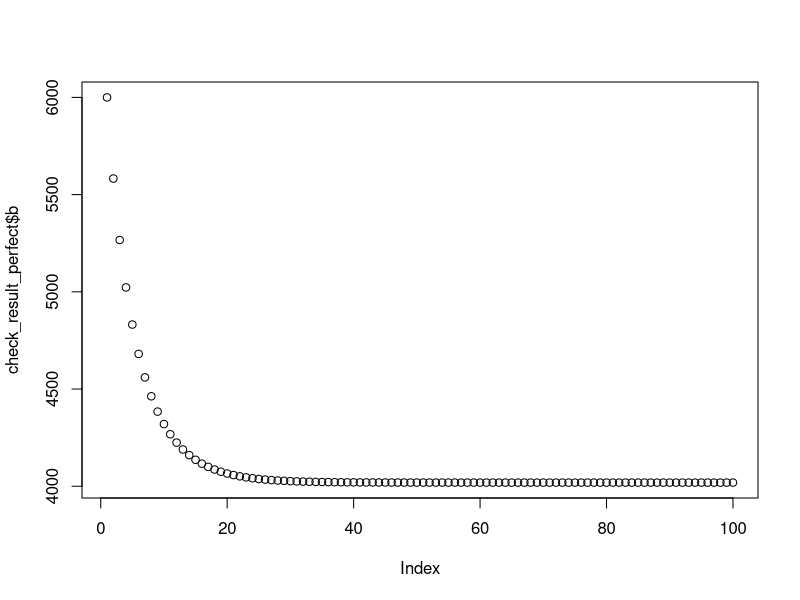
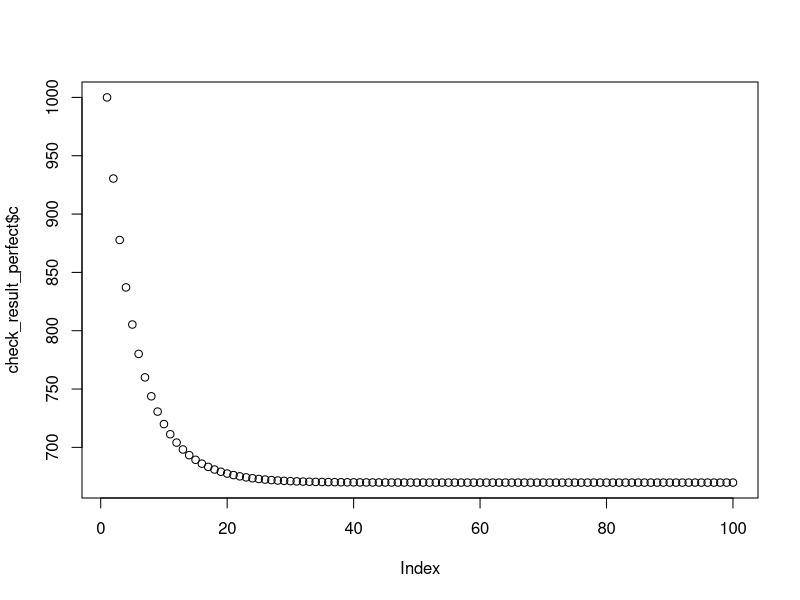

Write the R code that produced these figures, in order.
## ---- chunk 1
knitr::opts_chunk$set(echo = TRUE)
library(tidyverse)
## ---- chunk 2

sim_perfect <- function(b, r, p, k, years){
  
  results <- data.frame(
    b = rep(NA, years), c = rep(NA, years), 
    year = 1:years) #Setup the results dataframe 
  
  #Set the initial result for the outputs in year 1
  results$b[1] = b
  fmsy <- r * (1 / (1+p)) #calculate Fmsy 
  results$c[1] = fmsy * results$b[1] #calculate catch in year one based on f_msy
  
  ## Loop the model over the specified number of years
  for (t in 2:years) {

    results$b[t] = results$b[t-1] + (r / p)*results$b[t-1]*(1 - ((results$b[t-1]/k) ^ p))-results$c[t-1]
    results$c[t] = fmsy * results$b[t]

}
  return(results)
}
## ---- chunk 3

check_result_perfect <- sim_perfect(b=6000, r=0.2, p=0.2, k=10000, years=100)

plot(check_result_perfect$b)
plot(check_result_perfect$c)
## ---- chunk 4

#Design experiments
list_perfect <- list(
  b = c(1500, 4000, 6000),
  r = seq(0.1, .8, .05),
  p = 0.2,
  k = 10000,
  years = 100
)

input_perfect <- list_perfect %>%
  cross()


## ---- chunk 5

results = list()

#Run the model over the input lists:

for(i in 1:45){
  results[[i]] <- sim_perfect(b=input_perfect[[i]]$b, r=input_perfect[[i]]$r,
                             p=input_perfect[[i]]$p, k=input_perfect[[i]]$k, years=input_perfect[[i]]$years)
}

## ---- chunk 6

#Create the list of column names:
col_names <- c("b", "c", "year", "id", "r_0", "b_0")

#Create a new list with ids
results_id <- list()

#Loop to add ids to each experiment in the list - make sure the 1:xxx matches the number of lists in the results
for(i in 1:45){
  dat <- as.data.frame(matrix(unlist(results[i]), ncol = 3))
  dat$id <- i
  dat$r_0 <- rep(input_perfect[[i]]$r, 100)
  dat$b_o <- rep(input_perfect[[i]]$b, 100)
  results_id[[i]] <- dat
}

#Bind all the experiments together
results_perfect <- bind_rows(results_id)

#Update the column names:
colnames(results_perfect) <- col_names

#Write as CSV:
# library(here)
# write.csv(results_perfect, file=file.path(here(),"/Tests/perfect_management/csv_results/perfect_noclim.csv"),
#           row.names = FALSE)

